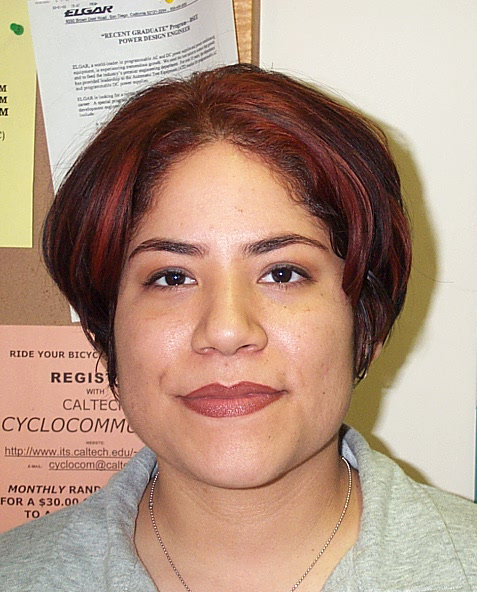
%> input picture Images/DB0/db0_1.jpg, 477 x 592 px
$ octave --eval "result = normalizeface(imread('../Images/DB0/db0_1.jpg'));"   (GNU Octave 9; MATLAB toolbox functions it lacks are replaced by stand-ins)
%> lines starting %> are read from the running program, lines starting %| are printed output that depends on the picture; in (x1, y1, x2, y2) boxes, pixels count from 0 and x2, y2 are one past the last pixel; in counts of white or black regions, pixels touching at a corner belong together; the program's own positions count from 1
### facefunctions/whiteworld.m
function [rgbImg] = whiteworld(input)
%Some part of each image should be ”real white” (the lightest parts of the image)
%   Detailed explanation goes here

[r, g, b] = imsplit(input);
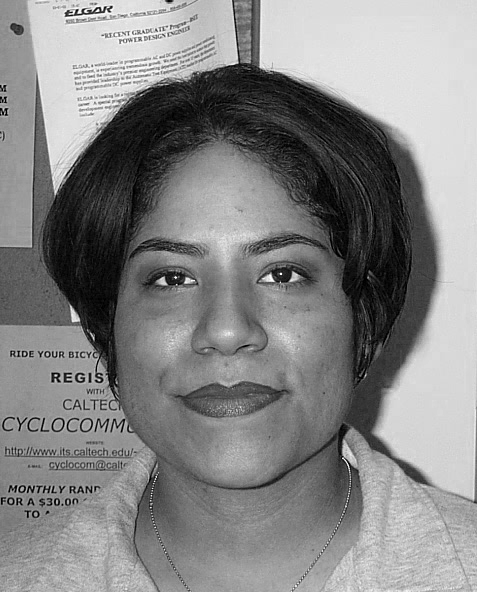
%> b: size 592x477 double; min 0, max 1, mean 0.522

% TODO If Gmax is too small, first scale up the green intensity

r_max = max(max(r));
%> r_max = 1
g_max = max(max(g));
%> g_max = 1
b_max = max(max(b));
%> b_max = 1


alpha = g_max./r_max;
%> alpha = 1
beta = g_max./b_max;
%> beta = 1

r_gain = alpha.*r;
g_gain = g;
b_gain = beta.*b;


rgbImg = cat(3, r_gain, g_gain, b_gain);

end

### facefunctions/geteyecoord4.m
function [eye1, eye2] = geteyecoord4(Im)

%Path
addpath(genpath("facefunctions"));
addpath(genpath("eigenfacefunctions"));

%image format
image = whiteworld(Im);
image = im2uint8(image);
%> image is the input picture: size 592x477x3 uint8; mean R, G, B 180.5, 151.3, 133.2

%Chrominance Eye map
eyeMapC = eyemapC(image);

%Luminance Eye map
eyeMapL = eyemapL(image);

%Combined eye map
    % Eye Map L + C
    eyeMapFinal = imfuse(eyeMapL, eyeMapC, 'blend');

    %Strucute element based on height
    SE_height = round(length(image(:,1))/36);
    SE = strel('disk',SE_height,8);

    %Final dilute
    eyeMapFinal = imdilate(eyeMapFinal, SE);

    % Normalizing the final eye map between 0 and 255
    eyeMapFinal = uint8(im2gray(eyeMapFinal));

    % Threshold to create binary image
    eyeMapFinal = (eyeMapFinal >= 170);
    BW = logical(eyeMapFinal);


%Remove sections of eye map based on mouth position
[~, mouthPos] = mouthmap(image);
mouthX = round(mouthPos(1));
mouthY = round(mouthPos(2));

[rows, cols] = size(image(:,:,1));

%Only remove as long as 2 regions remain
    %Remove bottom
    BW_new = BW;
    BW_new( mouthY - round((1/8)*rows) : rows , : ) = 0; % bottom
    if size(regionprops(BW_new, "area"),1) >= 2
        BW = BW_new;
    end

    %Remove top
    BW_new = BW;
    BW_new( 1 : round((1/3.0)*rows), :) = 0;                  % top
    if size(regionprops(BW_new, "area"),1) >= 2
        BW = BW_new;
    end

    %Remove left
    BW_new = BW;
    BW_new( : , 1 : mouthX - round((1/5)*cols) ) = 0;    % left
    if size(regionprops(BW_new, "area"),1) >= 2
        BW = BW_new;
    end

    %Remove bottom
    BW_new = BW;
    BW_new( : , mouthX + round((1/4)*cols) : cols ) = 0; % right
    if size(regionprops(BW_new, "area"),1) >= 2
        BW = BW_new;
    end


%Result
    %IF AT LEAST 2 ISLANDS NOT FOUND, return a default set of eyes
    if size(regionprops(BW_new, "area"),1) <= 1
        default_left_eye = [round(cols/3), round(rows*(0.45))];
        default_right_eye = [round(cols - cols/3), round(rows*(0.45))];

        eye1 = default_left_eye;
        eye2 = default_right_eye;
        return
    end

    %Set eyes
    eyemap = BW;
    mm = bwareafilt(eyemap,2); % Get 2 largest islands

    % Get centers of those islands
    labeledImage = logical(mm);
    measurements = regionprops(labeledImage, mm, 'Centroid');

    % Set eye positions
    centroid1 = measurements(1).Centroid;
    centroid2 = measurements(2).Centroid;

    centroid1 = round(centroid1);
    centroid2 = round(centroid2);

    mm(centroid1(2),centroid1(1),:) = 0;
    mm(centroid2(2),centroid2(1),:) = 0;

    eye1 = centroid1;
    eye2 = centroid2;
end

### facefunctions/eyemapC.m
function [rgbImg] = eyemapC(input)

input = im2uint8(input);
img_ycbcr = rgb2ycbcr(input);
%> img_ycbcr: size 592x477x3 uint8; mean of channels 1, 2, 3 151.7, 115.8, 142.1

%[Cr, ~, Cb] = imsplit(img_ycbcr);
img_ycbcr = im2double(img_ycbcr);
%> img_ycbcr: size 592x477x3 double; mean of channels 1, 2, 3 0.595, 0.454, 0.557
Y = img_ycbcr(:,:,1);
Cb = img_ycbcr(:,:,2);
Cr = img_ycbcr(:,:,3);

% Chromincance eyemap
eyeMapC = ((Cb.^2)+((1-Cr).^2)+(Cb./Cr))./3;

%Histogram normalization
normImg = histeq(eyeMapC);
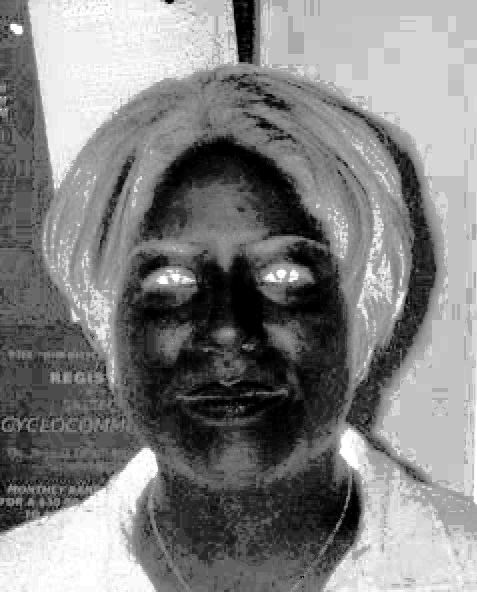
%> normImg: size 592x477 double; min 0, max 1, mean 0.508
rgbImg = normImg;

end

### facefunctions/eyemapL.m
function [eyemapL] = eyemapL(input)

%image format
input = im2uint8(input);

%Luma component
img_ycbcr = rgb2ycbcr(input);
Y = img_ycbcr(:,:,1);
%> Y: size 592x477 uint8

%Structure element size based on height
SE_height = round(length(input(:,1))/24);
%> SE_height = 25
SE = strel('disk',SE_height,8);
%> SE = {Dimensionality 2}

eyemapL=double(imdilate(Y,SE))./double(imerode(Y,SE) + 1);

% Normalizing EyeMapL between 0 and 255
eyemapL = uint8(255 * mat2gray(eyemapL));
%> eyemapL: size 592x477 uint8
%> in geteyecoord4, `eyeMapFinal = imfuse(eyeMapL, eyeMapC, 'blend');`:
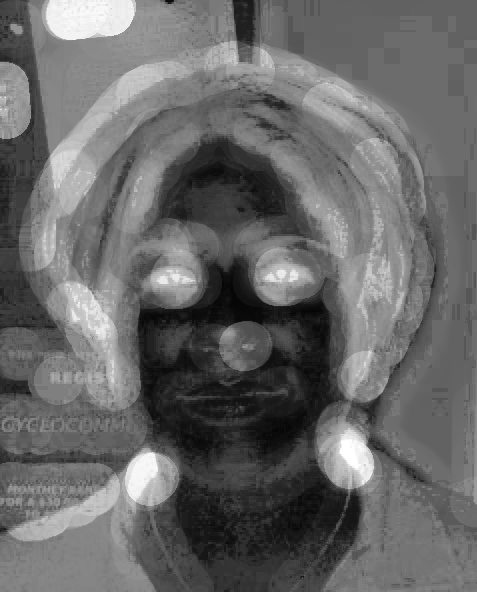
%> eyeMapFinal: size 592x477 uint8; min 5, max 255, mean 104.2
%> in geteyecoord4, `SE_height = round(length(image(:,1))/36);`: SE_height = 16
%> in geteyecoord4, `SE = strel('disk',SE_height,8);`: SE = {Dimensionality 2}
%> in geteyecoord4, `eyeMapFinal = (eyeMapFinal >= 170);`:
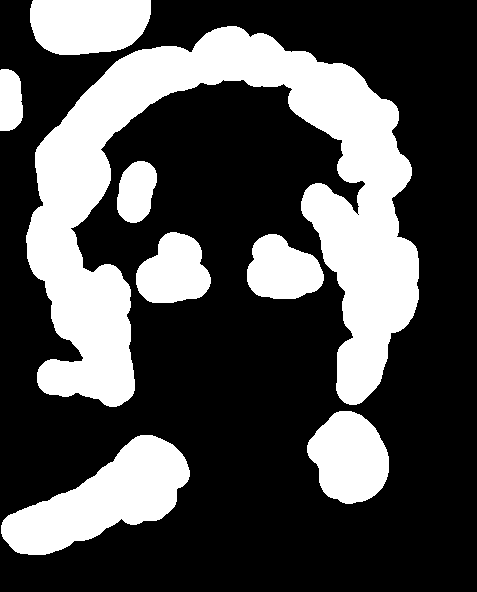
%> eyeMapFinal: size 592x477 logical; 31.1% white; 8 white regions, largest, box (x1, y1, x2, y2) and area: (26, 26, 419, 407) 54632, (1, 435, 190, 555) 11136, (30, 0, 151, 55) 5755

end

### facefunctions/mouthmap.m
function [result, mouthCenter] = mouthmap(input)
%Generates mouthmap from image.

%Convert Image
img_ycbcr = (rgb2ycbcr(input));

Y = mat2gray(img_ycbcr(:,:,1)) +1;
%> Y: size 592x477 double
Cb = mat2gray(img_ycbcr(:,:,2)) +1;
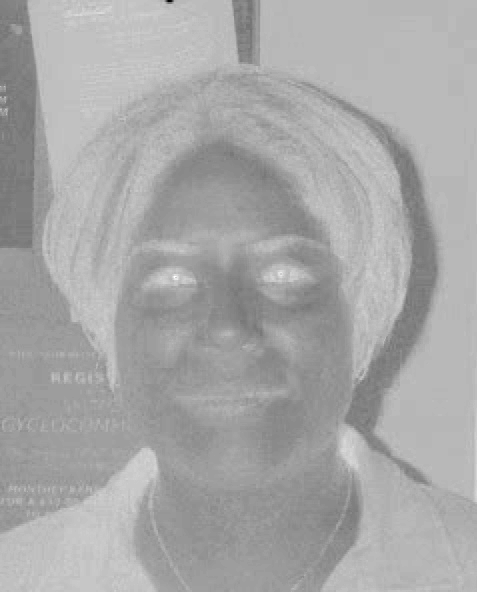
%> Cb: size 592x477 double; min 1, max 2, mean 1.66; drawn with min black and max white
Cr = mat2gray(img_ycbcr(:,:,3)) +1;
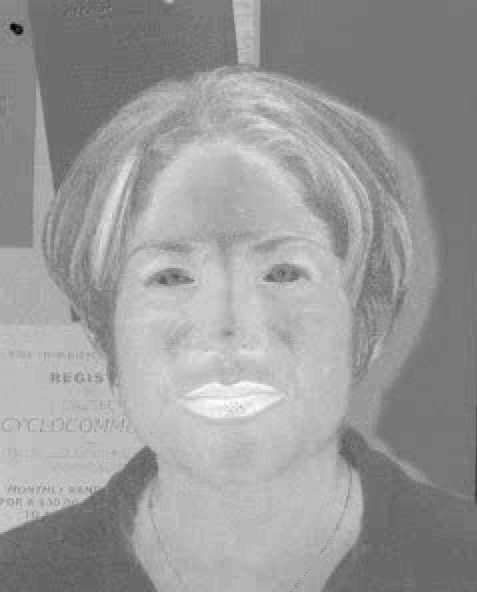
%> Cr: size 592x477 double; min 1, max 2, mean 1.61; drawn with min black and max white

%eta = η
%n = numel(input);

eta = 0.95 * (mean(Cr(:).^2))/(mean(Cr(:)./Cb(:)));
%> eta = 2.54


%TODO Mouthmap doesnt seem to work atm
%MouthMap:
result = (Cr.^2).*((Cr.^2) - eta*(Cr./Cb)).^2;
result = (result- min(result(:)))/(max(result(:)) - min(result(:)));

%MouthMask
se1 = strel('disk', 8);
result = result > 0.3;
%> result: size 592x477 logical; 0.45% white; 22 white regions (18 under 20 px), largest, box (x1, y1, x2, y2) and area: (195, 382, 268, 418) 994, (246, 400, 262, 414) 96, (195, 384, 215, 396) 77, (258, 394, 266, 398) 28
result = bwareaopen(result, 200);
%> result: size 592x477 logical; 0.35% white; 1 white region, box (x1, y1, x2, y2) and area: (195, 382, 268, 418) 994
result = imdilate(result, se1);
%> result: size 592x477 logical; 1.1% white; 1 white region, box (x1, y1, x2, y2) and area: (188, 375, 275, 425) 2968

L = bwlabel(result);
%Get the area and center point of all mouth candidates
stats = regionprops(L, "Area", "Centroid");
%> stats = 1 region; Area and Centroid: 2968 [230.1 399.3]
area = zeros(size(stats));
center = zeros(length(stats),2);
%save intermidate variables
for i = 1:length(stats)
    area(i) = stats(i).Area;
    center(i,:) = stats(i).Centroid;
end
%> this loop made 1 pass
%> after the loop, center = [230.1 399.3]
%The mouth candidate with largest area is chosen
largestMouth = find(max(area));
%> largestMouth = 1
%Create a new mask with only the largest mouth
newMouthMask = zeros(size(result));
if largestMouth ==1
    newMouthMask(L == largestMouth) = 1;
end
output_image = newMouthMask;
result = output_image;
mouthCenter = center(largestMouth, :);
%> mouthCenter = [230.1 399.3]

end

### facefunctions/normalizeface.m
function [result] = normalizeface(input)
%Take image of a face and normalize the image in terms of scale, rotation
%and tone values. The image will have a set resolution which is important
%for later steps.

addpath(genpath("utilfunctions"));

input = im2double(input); %Not sure if this is prefered

%Automatic White Balancing, AWB
input = whiteworld(input);

%Get eyes
[eye1, eye2] = geteyecoord4(input);
%> in geteyecoord4, `mouthX = round(mouthPos(1));`: mouthX = 230
%> in geteyecoord4, `mouthY = round(mouthPos(2));`: mouthY = 399
%> in geteyecoord4, `[rows, cols] = size(image(:,:,1));`: rows = 592; cols = 477
%> in geteyecoord4, `BW_new( : , mouthX + round((1/4)*cols) : cols ) = 0;`: BW_new: size 592x477 logical; 3.8% white; 4 white regions, box (x1, y1, x2, y2) and area: (136, 232, 211, 303) 3838, (247, 234, 324, 299) 3660, (301, 197, 348, 324) 2791, (135, 197, 152, 223) 343
%> in geteyecoord4, `mm = bwareafilt(eyemap,2);`:
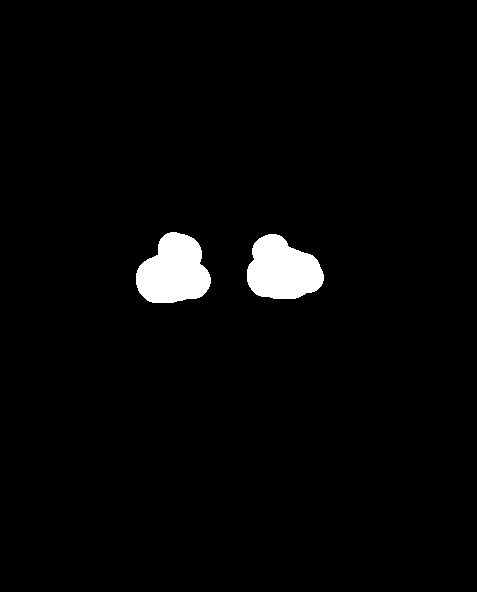
%> mm: size 592x477 logical; 2.7% white; 2 white regions, box (x1, y1, x2, y2) and area: (136, 232, 211, 303) 3838, (247, 234, 324, 299) 3660
%> the run ends on the next line

leftEye = eye1;
rightEye = eye2;

angle = atan2(rightEye(2) - leftEye(2), rightEye(1) - leftEye(1));
angle = angle * 180 / pi;

%Rotate image based on eye position
rotated = imrotate(input, angle, "bicubic", "loose");
rotated = rotateAround(input, leftEye(2), leftEye(1), angle, 'bicubic');

%Crop image
hypotenuse = norm(leftEye-rightEye);
center = leftEye + [hypotenuse/2, 0];
Ltop = center + [hypotenuse*-0.75, -hypotenuse*0.5];
Rbottom = center + [hypotenuse*0.75, hypotenuse*1.5];
result = imresize(imcrop(rotated, [Ltop Rbottom-Ltop]), [400, 300]);


result = im2gray(result);
end

$ run again, on Images/DB0/db0_3.jpg
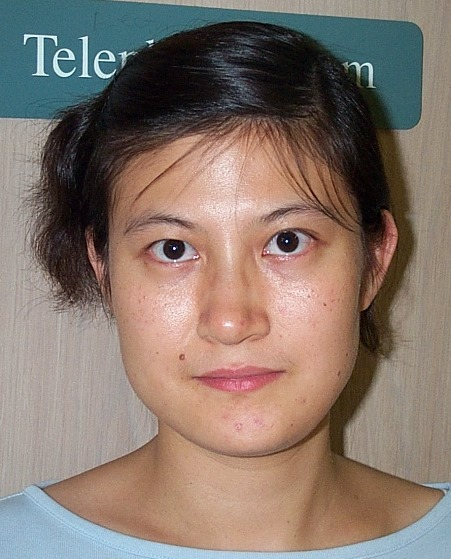
%> input picture Images/DB0/db0_3.jpg, 451 x 559 px
%> r_max = 1
%> in geteyecoord4, image is the input picture: size 559x451x3 uint8; mean R, G, B 134.5, 118.5, 108.7
%> in eyemapL, `SE_height = round(length(input(:,1))/24);`: SE_height = 23
%> in eyemapL, `SE = strel('disk',SE_height,8);`: SE = {Dimensionality 2}
%> in geteyecoord4, `SE_height = round(length(image(:,1))/36);`: SE_height = 16
%> in geteyecoord4, `SE = strel('disk',SE_height,8);`: SE = {Dimensionality 2}
%> in mouthmap, `Cr = mat2gray(img_ycbcr(:,:,3)) +1;`:
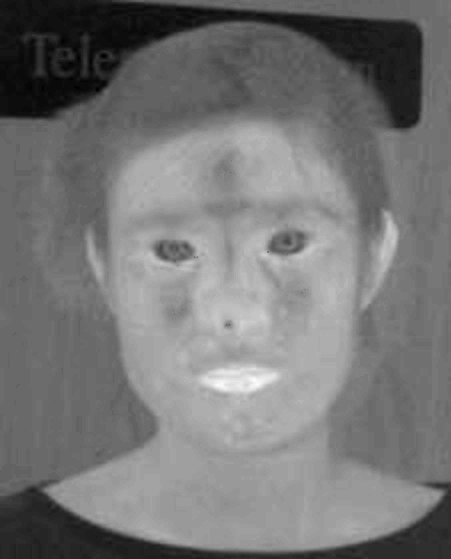
%> Cr: size 559x451 double; min 1, max 2, mean 1.46; drawn with min black and max white
%> eta = 1.91
%> L: size 559x451 double; values 0 (black) and 1 (white), 0.95% white; 1 white region, box (x1, y1, x2, y2) and area: (195, 362, 284, 398) 2400
%> stats = 1 region; Area and Centroid: 2400 [239.4 380.2]
%> the loop in mouthmap, `for i = 1:length(stats)` made 1 pass
%> after the loop in mouthmap, `for i = 1:length(stats)`: center = [239.4 380.2]
%> largestMouth = 1
%> mouthCenter = [239.4 380.2]
%> mouthX = 239
%> mouthY = 380
%> rows = 559; cols = 451
%> in geteyecoord4, `BW_new( : , mouthX + round((1/4)*cols) : cols ) = 0;`:
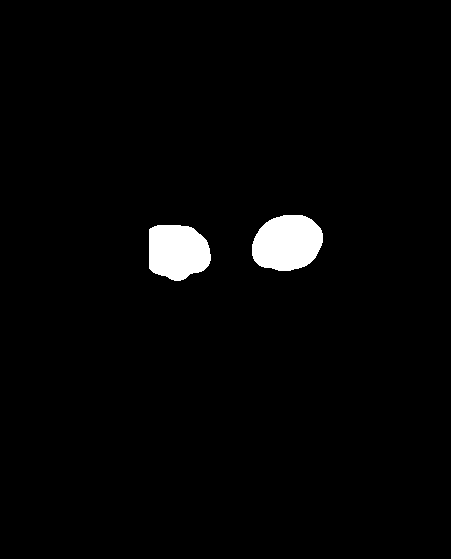
%> BW_new: size 559x451 logical; 2.4% white; 2 white regions, box (x1, y1, x2, y2) and area: (252, 215, 323, 271) 3157, (149, 225, 211, 281) 2840

$ run again, on Images/DB0/db0_4.jpg
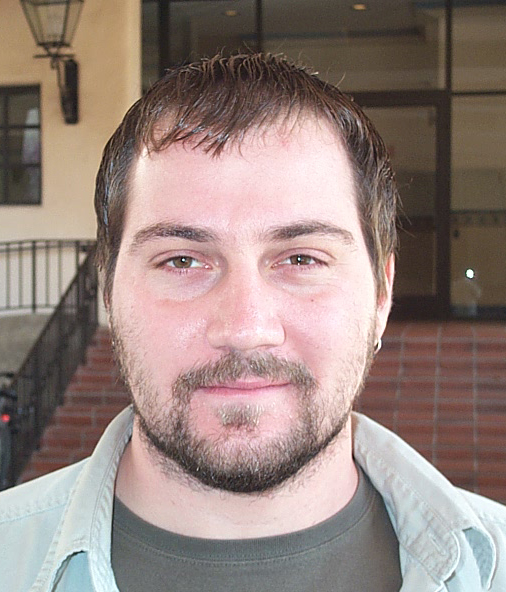
%> input picture Images/DB0/db0_4.jpg, 506 x 592 px
%> r_max = 1
%> in geteyecoord4, image is the input picture: size 592x506x3 uint8; mean R, G, B 149.9, 132.1, 126.1
%> in eyemapL, `SE_height = round(length(input(:,1))/24);`: SE_height = 25
%> in eyemapL, `SE = strel('disk',SE_height,8);`: SE = {Dimensionality 2}
%> in geteyecoord4, `SE_height = round(length(image(:,1))/36);`: SE_height = 16
%> in geteyecoord4, `SE = strel('disk',SE_height,8);`: SE = {Dimensionality 2}
%> in mouthmap, `Cr = mat2gray(img_ycbcr(:,:,3)) +1;`:
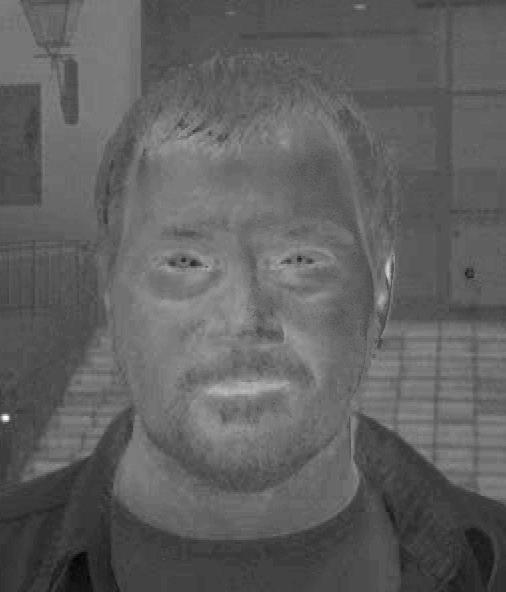
%> Cr: size 592x506 double; min 1, max 2, mean 1.38; drawn with min black and max white
%> eta = 1.92
%> L: size 592x506 double; values 0 (black) and 1 (white), 0.7% white; 1 white region, box (x1, y1, x2, y2) and area: (197, 373, 288, 403) 2107
%> stats = 1 region; Area and Centroid: 2107 [243 389.3]
%> the loop in mouthmap, `for i = 1:length(stats)` made 1 pass
%> after the loop in mouthmap, `for i = 1:length(stats)`: center = [243 389.3]
%> largestMouth = 1
%> mouthCenter = [243 389.3]
%> mouthX = 243
%> mouthY = 389
%> rows = 592; cols = 506
%> in geteyecoord4, `BW_new( : , mouthX + round((1/4)*cols) : cols ) = 0;`:
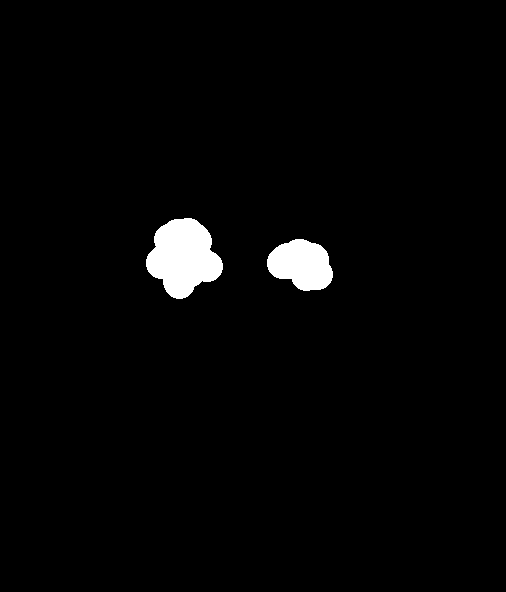
%> BW_new: size 592x506 logical; 2.2% white; 2 white regions, box (x1, y1, x2, y2) and area: (146, 218, 223, 299) 4187, (267, 239, 333, 291) 2499
